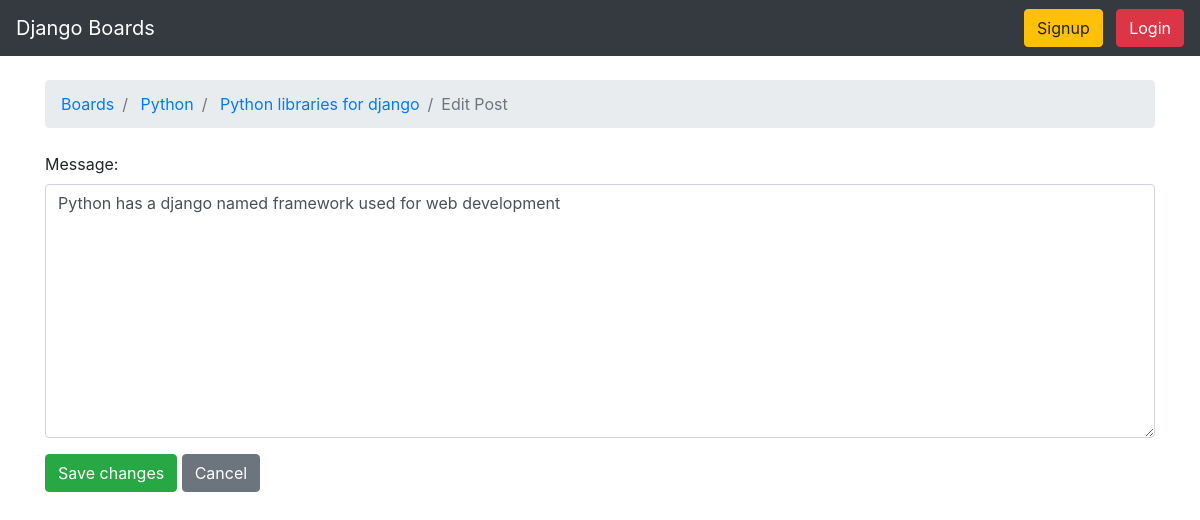
The app's page /boardAppV3/posts/1/topics/4/posts/4/edit with its own data.
### app/models.py (models this page shows, shortened)
class Post(models.Model):
    message = models.TextField(max_length=2000)
    topic = models.ForeignKey(Topic, related_name="posts", on_delete=models.CASCADE)
    posted_at = models.DateTimeField(auto_now_add=True)
    updated_at = models.DateTimeField(auto_now_add=True)
    created_by = models.ForeignKey(User, related_name="posts", on_delete=models.CASCADE)
    updated_by = models.ForeignKey(User, null = True, related_name="+", on_delete=models.CASCADE)

class Topic(models.Model):
    subject = models.CharField(max_length=255)
    last_updated = models.DateTimeField(auto_now_add=True)
    board = models.ForeignKey(Board, related_name="topics", on_delete=models.CASCADE)
    startedBy = models.ForeignKey(User, related_name="topics", on_delete=models.CASCADE)
    views = models.PositiveIntegerField(default=0)

class Board(models.Model):
    name = models.CharField(max_length=30, unique=True)
    descrption = models.CharField(max_length=100)

### app/views.py (the view, shortened to what this page needs)
# urls.py: path('posts/<int:pk>/topics/<int:topic_pk>/posts/<int:post_pk>/edit', views.PostUpdateView.as_view(), name='edit_post')
class PostUpdateView(UpdateView):
    model = Post
    fields = ('message',)
    template_name = 'edit_post.html'
    pk_url_kwarg = 'post_pk'
    context_object_name= 'post'

### app/templatetags/form_tags.py (called while the page is built)
@register.filter
def input_class(bound_field):
    css_class = ''
    if bound_field.form.is_bound:
        if bound_field.errors:
            css_class = 'is-invalid'
        elif field_type(bound_field) != 'PasswordInput':
            css_class = 'is-valid'
    return 'form-control {}'.format(css_class)

### app/templates/edit_post.html (shortened to what this page needs)
{% extends 'base.html' %}
{% block breadcrumb %}
<li class="breadcrumb-item">
    <a href="{% url 'index' %}">Boards</a>
</li>
<li class="breadcrumb-item">
    <a href="{% url 'topic' post.topic.board.pk %}">{{ post.topic.board.name}}</a>
</li>
<li class="breadcrumb-item">
    <a href="{% url 'topics_posts' post.topic.board.pk post.topic.pk %}">{{post.topic.subject}}</a>
</li>
<li class="breadcrumb-item active">Edit Post</li>
{% endblock %}
{% block content %}
<form method="POST" class='mb-4'>
    {% include 'includes/forms.html' %}
    <button type="submit" class="btn btn-success">Save changes</button>
    <a class="btn btn-secondary" href="{% url 'topics_posts' post.topic.board.pk post.topic.pk post.pk %}">Cancel</a>
</form>
{% endblock %}

### app/templates/includes/forms.html (shortened to what this page needs)
{% load widget_tweaks form_tags %}
{% for field in form %}
    <div class="form-group">
        {{field.label_tag}}
        {% render_field field class=field|input_class %}
    </div>
{% endfor %}

### records on screen
Post: topic.board.name "Python", topic.subject "Python libraries for django", message "Python has a django named framework used for web development"

### other values on screen
{{ field.label_tag }} "Message:"
